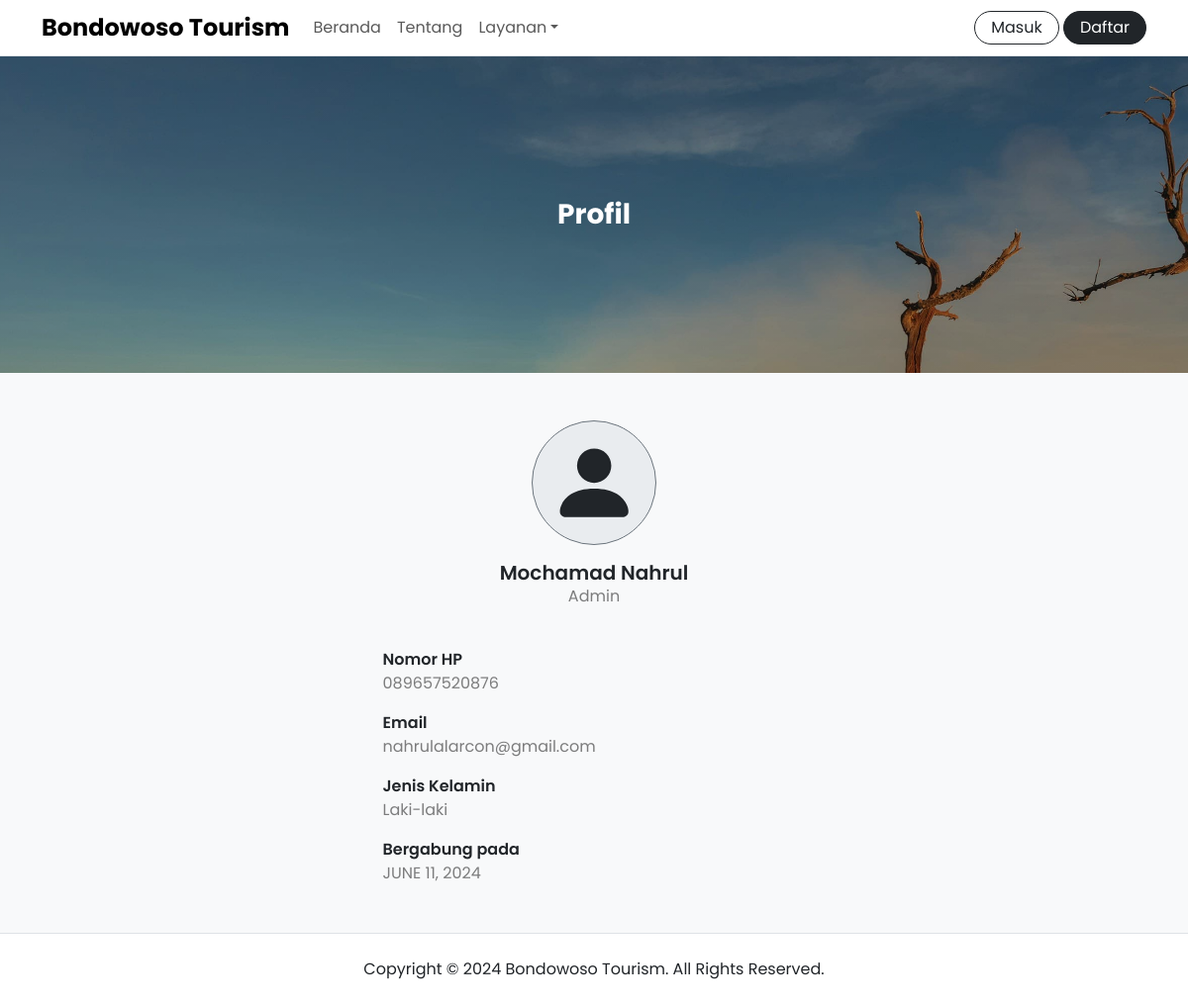
The page /user/1 on the database as committed earlier.
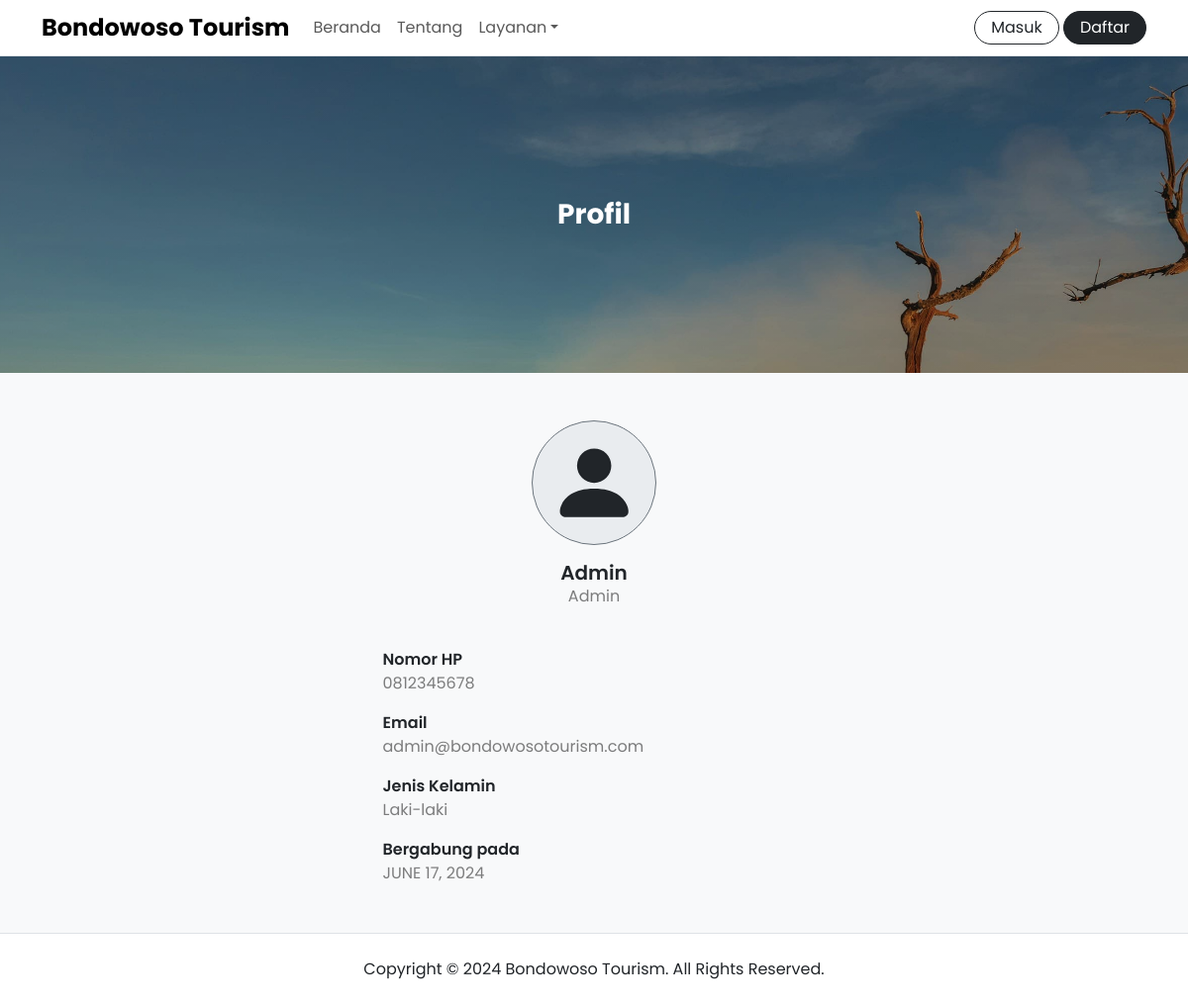
The same page on the database as committed later.
### app/models.py (models this page shows, shortened)
class User(UserMixin, db.Model):
  __tablename__ = "user"
  id = db.Column(db.Integer, primary_key=True)
  name = db.Column(db.String(60), nullable=False)
  gender = db.Column(db.String(60), nullable=False)
  phone = db.Column(db.String(60), nullable=False, unique=True)
  email = db.Column(db.String(60), nullable=False, unique=True)
  role = db.Column(db.String(20), nullable=False, default="user")
  password = db.Column(db.String(128), nullable=False)
  joined_date = db.Column(db.DateTime, nullable=False, default=datetime.now)
  usage_help = db.relationship("UsageHelp", backref="user", lazy=True)
  criteria = db.relationship("Criteria", backref="user", lazy=True)
  sub_criteria = db.relationship("SubCriteria", backref="user", lazy=True)
  location_point = db.relationship("LocationPoint", backref="user", lazy=True)
  tour_type = db.relationship("TourType", backref="user", lazy=True)
  tour_list = db.relationship("TourList", backref="user", lazy=True)

### app/views/control_panel.py (the view)
@control_panel_app.route("/user/<id>", methods=["GET", "POST"])
def profile(id):
  user = User.query.filter_by(id=id).first_or_404()
  return render_template("control_panel/account/profile.html", title=f"{user.name} - Development", user=user)

### app/templates/control_panel/account/profile.html (shortened to what this page needs)
{% extends 'components/public/base.html' %} {% block content %}
<div class="banner d-flex bg-hero h-20rem">
  <div class="container my-auto">
    <div class="row justify-content-center align-items-center">
      <div class="col-lg-10">
        <div class="text-white text-center">
          <h2 class="fw-bold fs-3 title-clamp-2 mb-0">Profil</h2>
        </div>
      </div>
    </div>
  </div>
</div>
<div class="page-wrapper bg-body-tertiary">
  <div class="container">
    <div class="row justify-content-center align-items-center py-5">
      <div class="col-lg-5">
        <div class="container">
          <div
            class="row flex-column justify-content-center align-items-center row-gap-4"
          >
            <div class="col-lg-12">
              <div
                class="row flex-column justify-content-center align-items-center row-gap-3 text-center"
              >
                <div class="col-6 col-lg-4">
                  <div
                    class="bg-body-secondary border border-secondary rounded-circle p-3"
                  >
                    <svg
                      xmlns="http://www.w3.org/2000/svg"
                      height="100%"
                      fill="currentColor"
                      viewBox="0 0 16 16"
                    >
                      <path
                        d="M3 14s-1 0-1-1 1-4 6-4 6 3 6 4-1 1-1 1zm5-6a3 3 0 1 0 0-6 3 3 0 0 0 0 6"
                      />
                    </svg>
                  </div>
                </div>
                <div class="col-lg-12">
                  <h3 class="fw-semibold fs-5 text-clamp-2 mb-0">
                    {{ user.name }}
                  </h3>
                  <p class="text-capitalize text-black-50 text-clamp-1 mb-0">
                    {{ user.role }}
                  </p>
                </div>
              </div>
            </div>
            <div class="col-lg-12">
              <div class="row row-gap-3">
                <div class="col-lg-12">
                  <p class="fw-semibold mb-0">Nomor HP</p>
                  <p class="text-black-50 text-clamp-1 mb-0">
                    {{ user.phone }}
                  </p>
                </div>
                <div class="col-lg-12">
                  <p class="fw-semibold mb-0">Email</p>
                  <p class="text-black-50 text-clamp-1 mb-0">
                    {{ user.email }}
                  </p>
                </div>
                <div class="col-lg-12">
                  <p class="fw-semibold mb-0">Jenis Kelamin</p>
                  <p class="text-black-50 text-clamp-1 mb-0">
                    {{ user.gender }}
                  </p>
                </div>
                <div class="col-lg-12">
                  <p class="fw-semibold mb-0">Bergabung pada</p>
                  <p class="text-black-50 text-clamp-1 mb-0">
                    {{ user.joined_date.strftime('%#B %d, %Y') }}
                  </p>
                </div>
              </div>
            </div>
          </div>
        </div>
      </div>
    </div>
  </div>
</div>
{% endblock %}

Rows that differ between the two databases and show on the page:
changed User "Admin": name "Mochamad Nahrul" → "Admin"; phone "089657520876" → "0812345678"; email "nahrulalarcon@gmail.com" → "admin@bondowosotourism.com"; joined_date "JUNE 11, 2024" → "JUNE 17, 2024"
